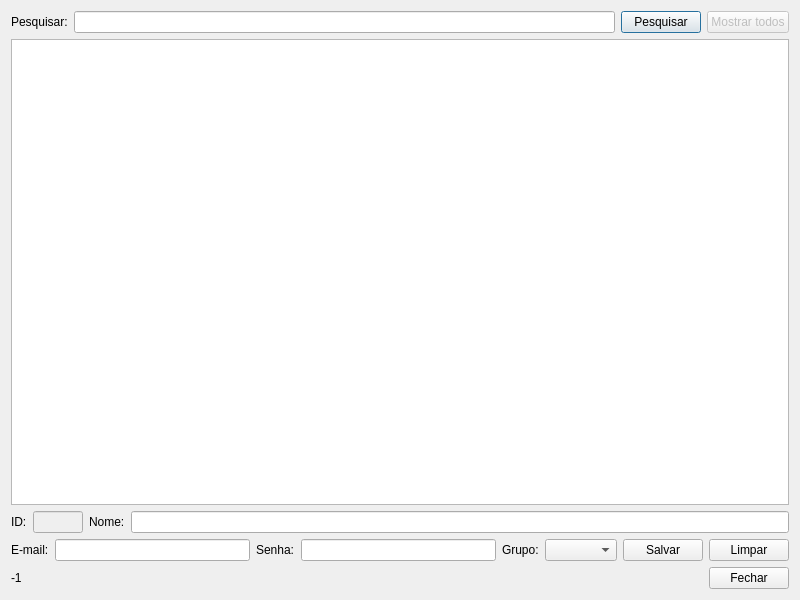
<?xml version="1.0" encoding="UTF-8"?>
<ui version="4.0">
 <class>fm_colaboradores</class>
 <widget class="QDialog" name="fm_colaboradores">
  <property name="geometry">
   <rect>
    <x>0</x>
    <y>0</y>
    <width>800</width>
    <height>600</height>
   </rect>
  </property>
  <property name="windowTitle">
   <string>Colaboradores - Controle de estoque</string>
  </property>
  <property name="windowIcon">
   <iconset resource="resource_files.qrc">
    <normaloff>:/icons/images/icone.png</normaloff>:/icons/images/icone.png</iconset>
  </property>
  <layout class="QGridLayout" name="gridLayout">
   <item row="0" column="0">
    <layout class="QHBoxLayout" name="horizontalLayout">
     <item>
      <widget class="QLabel" name="label">
       <property name="text">
        <string>Pesquisar:</string>
       </property>
      </widget>
     </item>
     <item>
      <widget class="QLineEdit" name="lineEdit_pesquisar"/>
     </item>
     <item>
      <widget class="QPushButton" name="pushButton_pesquisar">
       <property name="text">
        <string>Pesquisar</string>
       </property>
      </widget>
     </item>
     <item>
      <widget class="QPushButton" name="pushButton_mostrar_todos">
       <property name="enabled">
        <bool>false</bool>
       </property>
       <property name="text">
        <string>Mostrar todos</string>
       </property>
      </widget>
     </item>
    </layout>
   </item>
   <item row="1" column="0">
    <widget class="QTableWidget" name="tableWidget_colaboradores"/>
   </item>
   <item row="2" column="0">
    <layout class="QHBoxLayout" name="horizontalLayout_2">
     <item>
      <widget class="QLabel" name="label_2">
       <property name="text">
        <string>ID:</string>
       </property>
      </widget>
     </item>
     <item>
      <widget class="QLineEdit" name="lineEdit_id">
       <property name="enabled">
        <bool>false</bool>
       </property>
       <property name="maximumSize">
        <size>
         <width>50</width>
         <height>16777215</height>
        </size>
       </property>
      </widget>
     </item>
     <item>
      <widget class="QLabel" name="label_3">
       <property name="text">
        <string>Nome:</string>
       </property>
      </widget>
     </item>
     <item>
      <widget class="QLineEdit" name="lineEdit_nome"/>
     </item>
    </layout>
   </item>
   <item row="3" column="0">
    <layout class="QHBoxLayout" name="horizontalLayout_3">
     <item>
      <widget class="QLabel" name="label_4">
       <property name="text">
        <string>E-mail:</string>
       </property>
      </widget>
     </item>
     <item>
      <widget class="QLineEdit" name="lineEdit_email"/>
     </item>
     <item>
      <widget class="QLabel" name="label_5">
       <property name="text">
        <string>Senha:</string>
       </property>
      </widget>
     </item>
     <item>
      <widget class="QLineEdit" name="lineEdit_senha">
       <property name="echoMode">
        <enum>QLineEdit::Password</enum>
       </property>
      </widget>
     </item>
     <item>
      <widget class="QLabel" name="label_6">
       <property name="text">
        <string>Grupo:</string>
       </property>
      </widget>
     </item>
     <item>
      <widget class="QComboBox" name="comboBox_grupo"/>
     </item>
     <item>
      <widget class="QPushButton" name="pushButton_salvar">
       <property name="text">
        <string>Salvar</string>
       </property>
      </widget>
     </item>
     <item>
      <widget class="QPushButton" name="pushButton_limpar">
       <property name="text">
        <string>Limpar</string>
       </property>
      </widget>
     </item>
    </layout>
   </item>
   <item row="4" column="0">
    <layout class="QHBoxLayout" name="horizontalLayout_4">
     <item>
      <widget class="QLabel" name="label_selected_row">
       <property name="text">
        <string>-1</string>
       </property>
      </widget>
     </item>
     <item>
      <spacer name="horizontalSpacer">
       <property name="orientation">
        <enum>Qt::Horizontal</enum>
       </property>
       <property name="sizeHint" stdset="0">
        <size>
         <width>40</width>
         <height>20</height>
        </size>
       </property>
      </spacer>
     </item>
     <item>
      <widget class="QPushButton" name="pushButton_fechar">
       <property name="text">
        <string>Fechar</string>
       </property>
      </widget>
     </item>
    </layout>
   </item>
  </layout>
 </widget>
 <tabstops>
  <tabstop>lineEdit_pesquisar</tabstop>
  <tabstop>pushButton_pesquisar</tabstop>
  <tabstop>pushButton_mostrar_todos</tabstop>
  <tabstop>tableWidget_colaboradores</tabstop>
  <tabstop>lineEdit_id</tabstop>
  <tabstop>lineEdit_nome</tabstop>
  <tabstop>lineEdit_email</tabstop>
  <tabstop>lineEdit_senha</tabstop>
  <tabstop>comboBox_grupo</tabstop>
  <tabstop>pushButton_salvar</tabstop>
  <tabstop>pushButton_limpar</tabstop>
  <tabstop>pushButton_fechar</tabstop>
 </tabstops>
 <resources>
  <include location="resource_files.qrc"/>
 </resources>
 <connections/>
</ui>
